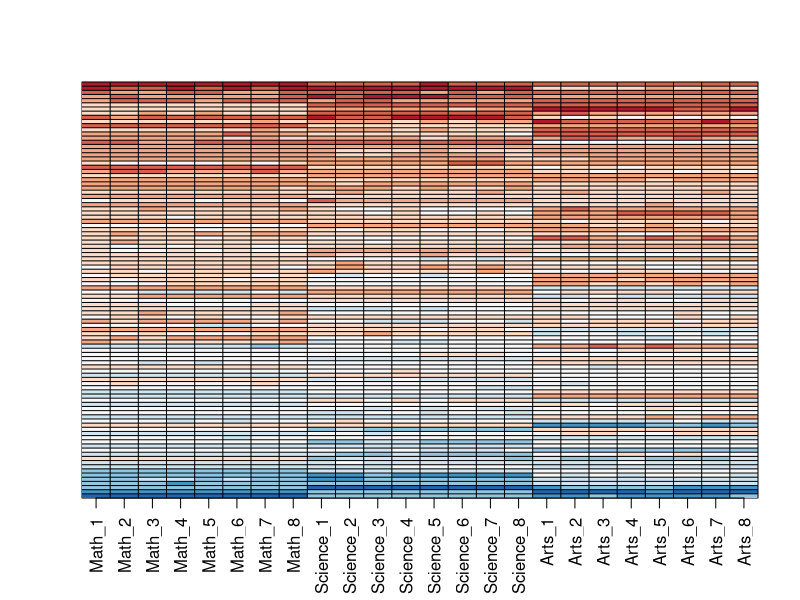
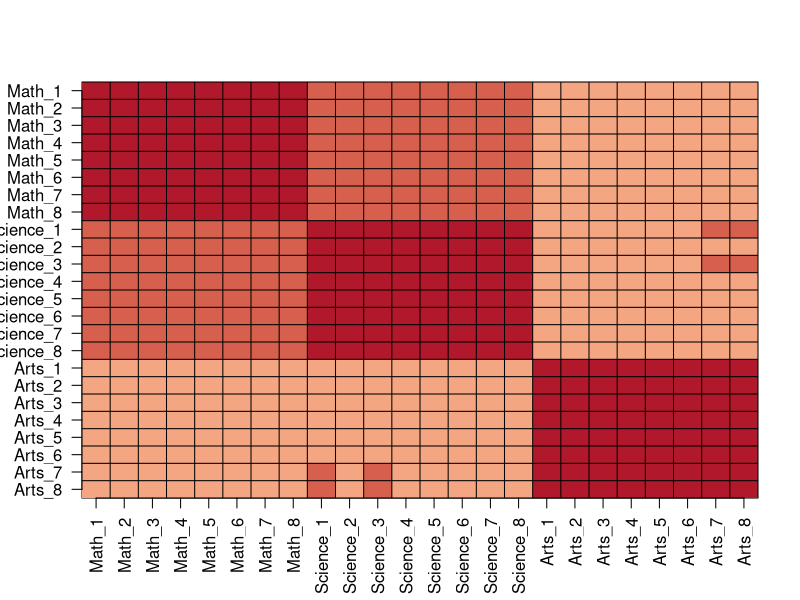
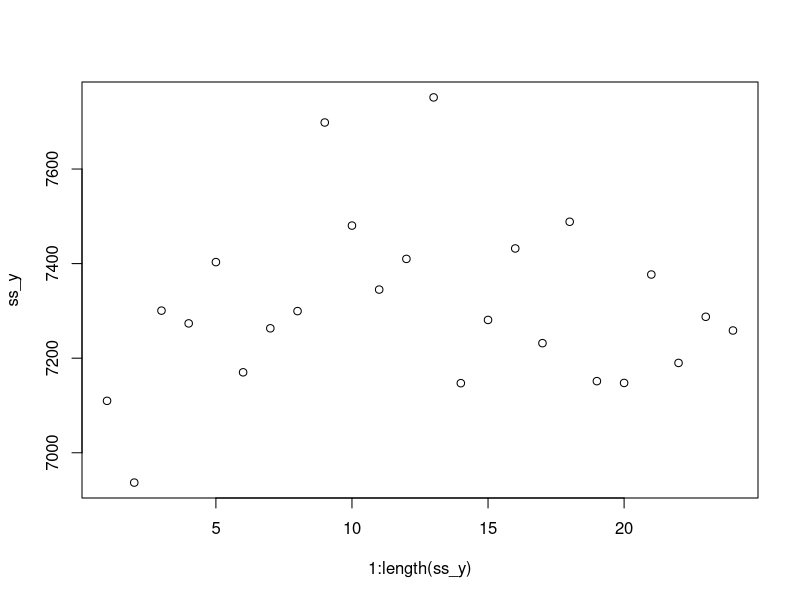
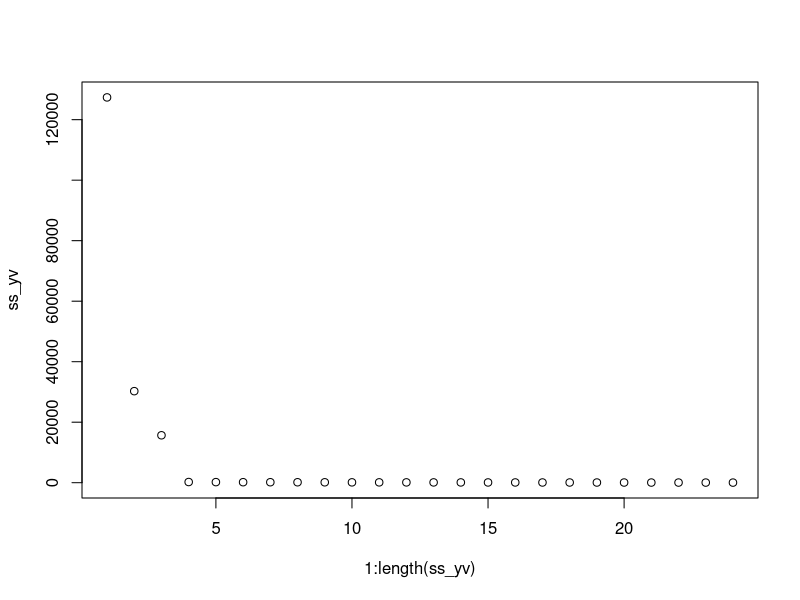
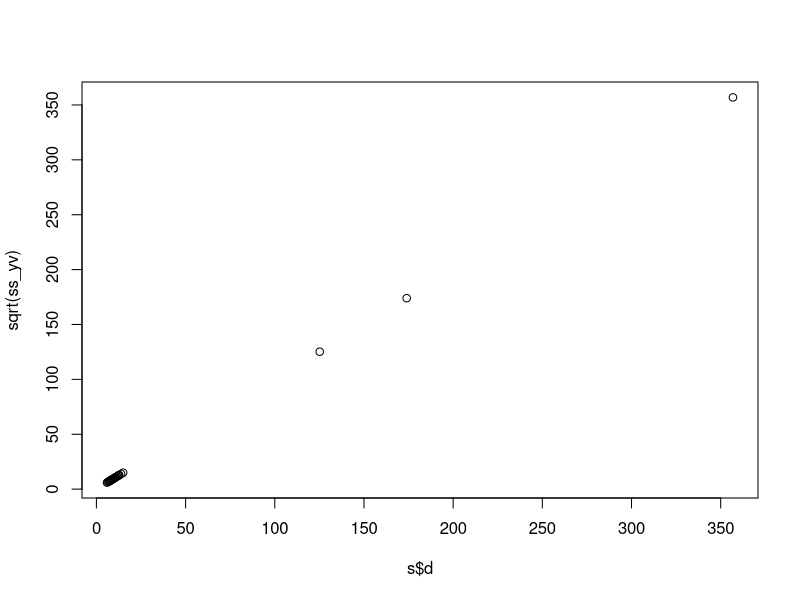
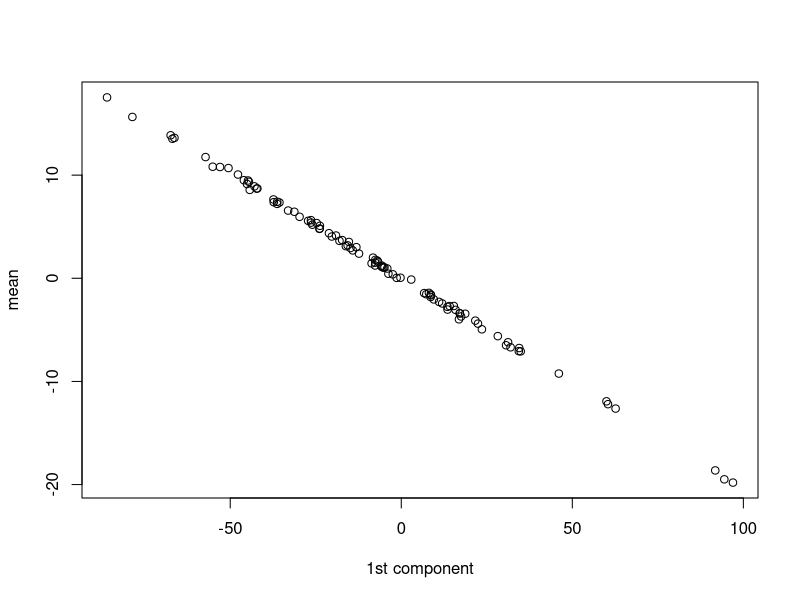
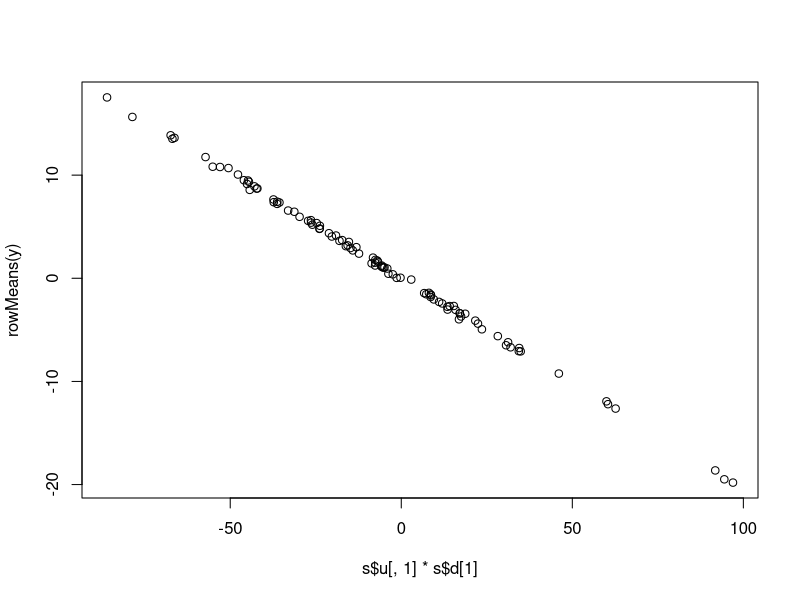
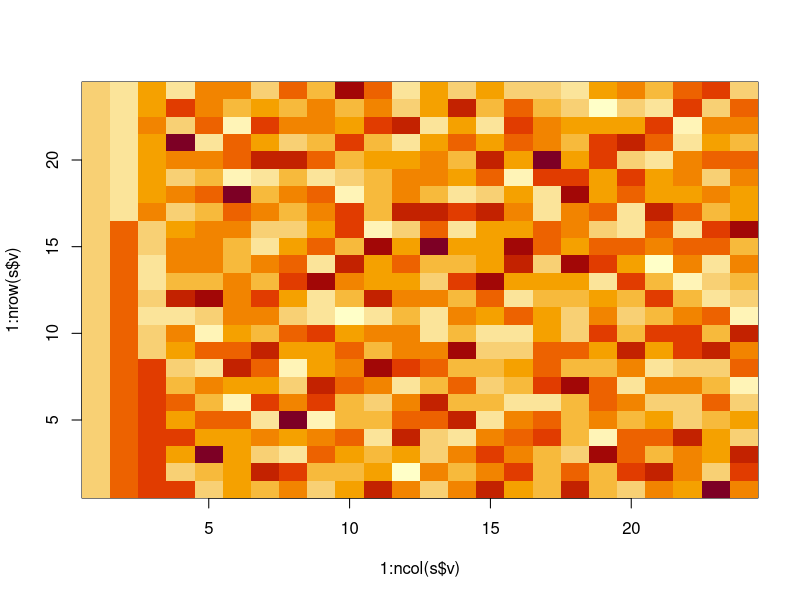

The R source for these figures, in order:
set.seed(1987, sample.kind="Rounding")
#if using R 3.6 or later, use `set.seed(1987, sample.kind="Rounding")` instead
n <- 100
k <- 8
Sigma <- 64  * matrix(c(1, .75, .5, .75, 1, .5, .5, .5, 1), 3, 3) 
m <- MASS::mvrnorm(n, rep(0, 3), Sigma)
m <- m[order(rowMeans(m), decreasing = TRUE),]
y <- m %x% matrix(rep(1, k), nrow = 1) + matrix(rnorm(matrix(n*k*3)), n, k*3)
colnames(y) <- c(paste(rep("Math",k), 1:k, sep="_"),
                 paste(rep("Science",k), 1:k, sep="_"),
                 paste(rep("Arts",k), 1:k, sep="_"))

# Q1
my_image <- function(x, zlim = range(x), ...){
  colors = rev(RColorBrewer::brewer.pal(9, "RdBu"))
  cols <- 1:ncol(x)
  rows <- 1:nrow(x)
  image(cols, rows, t(x[rev(rows),,drop=FALSE]), xaxt = "n", yaxt = "n",
        xlab="", ylab="",  col = colors, zlim = zlim, ...)
  abline(h=rows + 0.5, v = cols + 0.5)
  axis(side = 1, cols, colnames(x), las = 2)
}

my_image(y)

# Q2
my_image(cor(y), zlim = c(-1,1))
range(cor(y))
axis(side = 2, 1:ncol(y), rev(colnames(y)), las = 2)

# Q3
s <- svd(y)
names(s)
y_svd <- s$u %*% diag(s$d) %*% t(s$v)
max(abs(y - y_svd))
ss_y <- apply(y^2, 2, sum)
ss_yv <- apply((y %*% s$v) ^ 2, 2, sum)

# Q4
plot(1:length(ss_y), ss_y)
plot(1:length(ss_yv), ss_yv)

# Q5
plot(s$d, sqrt(ss_yv))

# Q6
sum(s$d[1:3]^2)/sum(ss_y)

# Q7
identical(s$u %*% diag(s$d), sweep(s$u, 2, s$d, FUN="*"))

# Q8
apply(y, 1, mean)
plot(s$u[,1]*s$d[1], apply(y, 1, mean), ylab='mean', xlab='1st component')
# model answer
plot(s$u[,1]*s$d[1], rowMeans(y))

# Q9
image(1:ncol(s$v), 1:nrow(s$v), t(s$v))
# model answer
my_image(s$v)

# Q10
plot(1:nrow(s$u), s$u[,1], xlab='index')
plot(1:ncol(s$v), s$v[1,])
my_image((s$u[,1, drop=FALSE] * s$d[1]) %*% t(s$v[,1, drop=FALSE]))

# model answer
plot(s$u[,1], ylim = c(-0.25, 0.25))
plot(s$v[,1], ylim = c(-0.25, 0.25))
with(s, my_image((u[, 1, drop=FALSE]*d[1]) %*% t(v[, 1, drop=FALSE])))
my_image(y)

dim(s$u[, 1, drop=FALSE]*s$d[1])
dim(t(s$v[, 1, drop=FALSE]))
dim((s$u[, 1, drop=FALSE]*s$d[1]) %*% t(s$v[, 1, drop=FALSE]))

# Q11
resid <- y - with(s,(u[, 1, drop=FALSE]*d[1]) %*% t(v[, 1, drop=FALSE]))
my_image(cor(resid), zlim = c(-1,1))
axis(side = 2, 1:ncol(y), rev(colnames(y)), las = 2)

with(s, my_image((u[, 2, drop=FALSE]*d[2]) %*% t(v[, 2, drop=FALSE])))
my_image(resid)

# model answer
plot(s$u[,2], ylim = c(-0.5, 0.5))
plot(s$v[,2], ylim = c(-0.5, 0.5))
with(s, my_image((u[, 2, drop=FALSE]*d[2]) %*% t(v[, 2, drop=FALSE])))
my_image(resid)

# Q12
resid <- y - with(s,sweep(u[, 1:2], 2, d[1:2], FUN="*") %*% t(v[, 1:2]))
my_image(cor(resid), zlim = c(-1,1))
axis(side = 2, 1:ncol(y), rev(colnames(y)), las = 2)

plot(s$u[,3], ylim = c(-0.25, 0.25))
plot(s$v[,3], ylim = c(-0.25, 0.25))
with(s, my_image((u[, 1:2]*d[1:2]) %*% t(v[, 1:2, drop=FALSE])))
my_image(resid)

# Q13
resid <- y - with(s,sweep(u[, 1:3], 2, d[1:3], FUN="*") %*% t(v[, 1:3]))
my_image(cor(resid), zlim = c(-1,1))
axis(side = 2, 1:ncol(y), rev(colnames(y)), las = 2)

with(s, my_image((u[, 1:3]*d[1:3]) %*% t(v[, 1:3, drop=FALSE])))
my_image(y)
resid <- y - with(s,sweep(u[, 1:3], 2, d[1:3], FUN="*") %*% t(v[, 1:3]))
my_image(resid)

